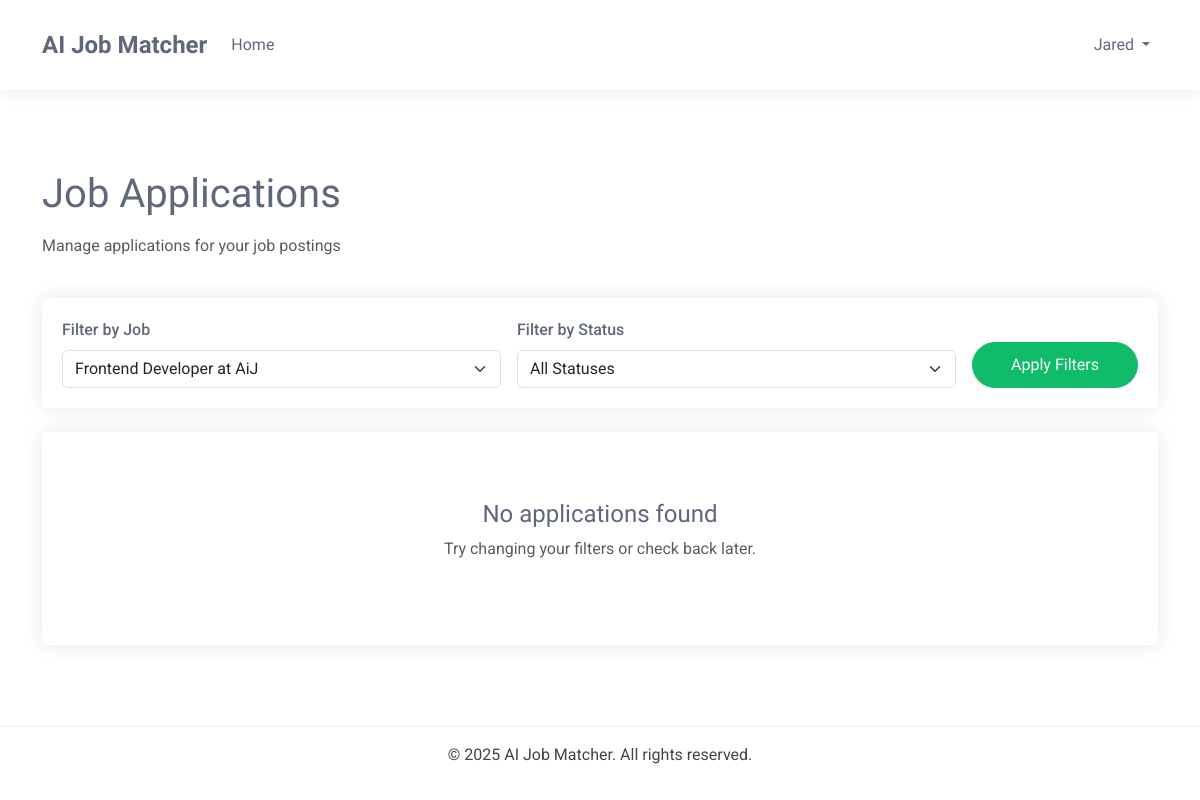
The app's page /dashboards/recruiter/applications/?job=28 (signed in), older data.
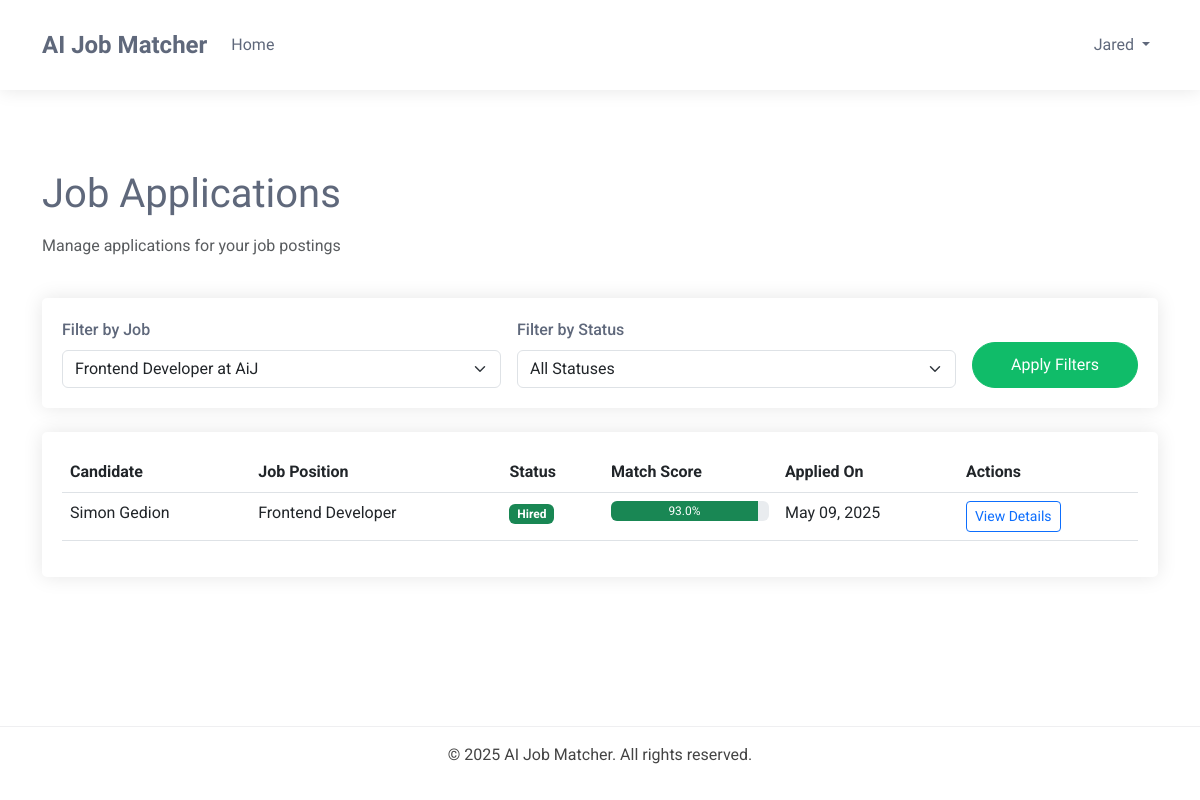
The same page, newer data.
### dashboards/models.py (models this page shows, shortened)
class BaseModel(models.Model):
    created_at = models.DateTimeField(auto_now_add=True)
    updated_at = models.DateTimeField(auto_now=True)
    class Meta:
        abstract = True

class JobApplication(BaseModel):
    STATUS_CHOICES = (
        ('pending', 'Pending'),
        ('reviewing', 'Reviewing'),
        ('shortlisted', 'Shortlisted'),
        ('rejected', 'Rejected'),
        ('interview', 'Interview'),
        ('offer', 'Offer Extended'),
        ('hired', 'Hired'),
        ('declined', 'Declined'),
    )
    job = models.ForeignKey(JobPosting, on_delete=models.CASCADE, related_name='applications')
    candidate = models.ForeignKey(Candidate, on_delete=models.CASCADE, related_name='applications')
    resume = models.ForeignKey(Resume, on_delete=models.CASCADE, related_name='applications', null=True, blank=True)
    cover_letter = models.TextField(_('cover letter'), blank=True, null=True)
    status = models.CharField(_('status'), max_length=20, choices=STATUS_CHOICES, default='pending')
    match_score = models.FloatField(_('match score'), validators=[MinValueValidator(0), MaxValueValidator(100)], default=0)
    recruiter_notes = models.TextField(_('recruiter notes'), blank=True, null=True)
    class Meta:
        ordering = ['-match_score', '-created_at']
        verbose_name = _('Job Application')
        verbose_name_plural = _('Job Applications')

class JobPosting(BaseModel):
    STATUS_CHOICES = (
        ('active', 'Active'),
        ('filled', 'Filled'),
        ('expired', 'Expired'),
        ('draft', 'Draft'),
    )
    recruiter = models.ForeignKey(Recruiter, on_delete=models.CASCADE, related_name='job_postings')
    title = models.CharField(_('job title'), max_length=255)
    company_name = models.CharField(_('company name'), max_length=255)
    category = models.CharField(_('job category'), max_length=100)
    description = models.TextField(_('job description'))
    requirements = models.TextField(_('job requirements'))
    responsibilities = models.TextField(_('responsibilities'))
    location = models.CharField(_('location'), max_length=255)
    salary_min = models.DecimalField(_('minimum salary'), max_digits=12, decimal_places=2, null=True, blank=True)
    salary_max = models.DecimalField(_('maximum salary'), max_digits=12, decimal_places=2, null=True, blank=True)
    experience_required = models.PositiveIntegerField(_('experience required (years)'), default=0)
    education_level = models.CharField(_('education level'), max_length=100)
    employment_type = models.CharField(_('employment type'), max_length=50)
    status = models.CharField(_('status'), max_length=20, choices=STATUS_CHOICES, default='active')
    expiry_date = models.DateField(_('expiry date'), default=timezone.now)
    skills_required = models.TextField(_('skills required'))
    embedding_vector = models.BinaryField(_('job embedding vector'), null=True, blank=True)
    class Meta:
        ordering = ['-created_at']
        verbose_name = _('Job Posting')
        verbose_name_plural = _('Job Postings')

### accounts/models.py (models this page shows, shortened)
class Profile(models.Model):
    user = models.OneToOneField(User,
                                on_delete=models.CASCADE, unique=True)
    bio = models.TextField(_('bio'), blank=True, null=True)
    profile_picture = models.ImageField(
        _("profile picture"), upload_to="profile",
        default="default.png")
    class Meta:
        abstract= True

class Candidate(Profile):
    skills = models.TextField(_('skills'), blank=True, null=True)
    education = models.TextField(_('education'), blank=True, null=True)
    experience = models.IntegerField(_('experience'), blank=True, null=True)
    location = models.CharField(max_length=255, blank=True, null=True)
    job_type_preference = models.CharField(_("job type preference"), max_length=50, blank=True, null=True)
    expected_salary = models.IntegerField(_("expected salary"), blank=True, null=True)
    availability_in_weeks = models.IntegerField(_("availability in weeks"), blank=True, null=True)

class TrackingModel(models.Model):
    created_at = models.DateTimeField(auto_now_add=True)
    updated_at = models.DateTimeField(auto_now=True)
    class Meta:
        abstract = True
        ordering = ["-created_at"]

class User(AbstractBaseUser, TrackingModel):
    username_validator = UnicodeUsernameValidator()
    Role_choices = (
        ("Administrator", "Administrator"),
        ("Recruiter", "Recruiter"),
        ("Candidate", "Candidate")
    )
    Gender_choices = (
        ("Male", "Male"),
        ("Female", "Female"),
        ("Other", "Other")
    )
    username = models.CharField(
        _('username'),
        max_length=150,
        unique=True,
        validators=[username_validator],
        error_messages={
            'unique':_("A user with that username already exists."),
        },
    )
    phoneNumberRegex = RegexValidator(regex=r"^\+?1?\d{8,15}$")
    full_name = models.CharField(_('full name'),max_length=200)
    email = models.EmailField(_('email'), unique=True, error_messages={
        'unique': ('A user with email already exists.'),
    })
    gender = models.CharField(_("gender"), max_length=10, choices=Gender_choices)
    phone = PhoneNumberField(
        _('phone number'), unique=True,validators=[phoneNumberRegex],
        blank=True, null=True, max_length=27)
    country = models.CharField(_("country"), max_length=50,
                              blank=True, null=True)
    city = models.CharField(_("city"), max_length=50,
                              blank=True, null=True)
    role = models.CharField(_('Role'), max_length=17, choices=Role_choices, default="Client")
    is_active = models.BooleanField(_('active'), default=True)
    is_admin = models.BooleanField(_('admin'), default=False)
    is_staff = models.BooleanField(_("staff"), default=False)
    timestamp = models.DateTimeField(_("timestamp"), auto_now_add=True)
    objects = CustomManager()
    USERNAME_FIELD = 'email'
    REQUIRED_FIELDS = ['username',]
    @property
    def staff(self):
        return self.staff
    @property
    def active(self):
        return self.active
    @property
    def admin(self):
        return self.admin

### dashboards/views.py (the view)
# urls.py: path('recruiter/applications/', views.applications_list, name='applications_list'),
@login_required
@user_passes_test(is_recruiter)
def applications_list(request):
    recruiter_profile = request.user.recruiter
    status_filter = request.GET.get('status', '')
    job_filter = request.GET.get('job', '')
    applications = JobApplication.objects.filter(job__recruiter=recruiter_profile)
    if status_filter:
        applications = applications.filter(status=status_filter)
    if job_filter:
        applications = applications.filter(job_id=job_filter)
    applications = applications.order_by('-created_at')
    paginator = Paginator(applications, 15)  # Show 15 applications per page
    page_number = request.GET.get('page')
    page_obj = paginator.get_page(page_number)
    jobs = JobPosting.objects.filter(recruiter=recruiter_profile)
    status_choices = JobApplication.STATUS_CHOICES
    context = {
        'page_obj': page_obj,
        'jobs': jobs,
        'status_choices': status_choices,
        'current_job': job_filter,
        'current_status': status_filter,
    }
    return render(request, 'dashboards/applications_list.html', context)

### dashboards/views.py (called while the page is built)
def is_recruiter(user):
    return user.is_authenticated and user.role == 'Recruiter'

### templates/dashboards/applications_list.html (shortened to what the changed rows need)
{% extends 'dashboards/base.html' %}
{% load static %}
{% block content %}
<div class="container mt-4">
    <div class="row mb-4">
        <div class="col">
            <h1 class="mb-3">Job Applications</h1>
        </div>
    </div>
    <div class="card">
        <div class="card-body">
            {% if page_obj %}
                <div class="table-responsive">
                    <table class="table table-hover">
                        <thead>
                            <tr>
                                <th>Candidate</th>
                                <th>Job Position</th>
                                <th>Status</th>
                                <th>Match Score</th>
                                <th>Applied On</th>
                                <th>Actions</th>
                            </tr>
                        </thead>
                        <tbody>
                            {% for application in page_obj %}
                                <tr>
                                    <td>{{ application.candidate.user.full_name }}</td>
                                    <td>{{ application.job.title }}</td>
                                    <td>
                                        <span class="badge
                                            {% if application.status == 'pending' %}bg-secondary
                                            {% elif application.status == 'reviewing' %}bg-info
                                            {% elif application.status == 'shortlisted' %}bg-primary
                                            {% elif application.status == 'rejected' %}bg-danger
                                            {% elif application.status == 'interview' %}bg-warning
                                            {% elif application.status == 'offer' %}bg-success
                                            {% elif application.status == 'hired' %}bg-success
                                            {% elif application.status == 'declined' %}bg-dark
                                            {% endif %}">
                                            {% for status_value, status_name in status_choices %}
                                                {% if status_value == application.status %}
                                                    {{ status_name }}
                                                {% endif %}
                                            {% endfor %}
                                        </span>
                                    </td>
                                    <td>
                                        <div class="progress" style="height: 20px;">
                                            <div class="progress-bar
                                                {% if application.match_score < 40 %}bg-danger
                                                {% elif application.match_score < 70 %}bg-warning
                                                {% else %}bg-success{% endif %}"
                                                role="progressbar"
                                                style="width: {{ application.match_score }}%;"
                                                aria-valuenow="{{ application.match_score }}"
                                                aria-valuemin="0"
                                                aria-valuemax="100">
                                                {{ application.match_score }}%
                                            </div>
                                        </div>
                                    </td>
                                    <td>{{ application.created_at|date:"M d, Y" }}</td>
                                    <td>
                                        <a href="{% url 'dashboards:application_detail' application.id %}" class="btn btn-sm btn-outline-primary">
                                            View Details
                                        </a>
                                    </td>
                                </tr>
                            {% endfor %}
                        </tbody>
                    </table>
                </div>
            {% else %}
                <div class="text-center py-5">
                    <h4>No applications found</h4>
                    <p class="text-muted">Try changing your filters or check back later.</p>
                </div>
            {% endif %}
        </div>
    </div>
</div>
{% endblock %}

Row changes from the older to the newer data that the page shows:
added JobApplication: candidate.user.full_name "Simon Gedion", job "Frontend Developer", status_choices "Hired", match_score "93.0", created_at "May 09, 2025"
Text that changed along with them:
text no longer shown: "No applications found Try changing your filters or check back later."
text now shown: "Candidate Job Position Status Match Score Applied On Actions"
